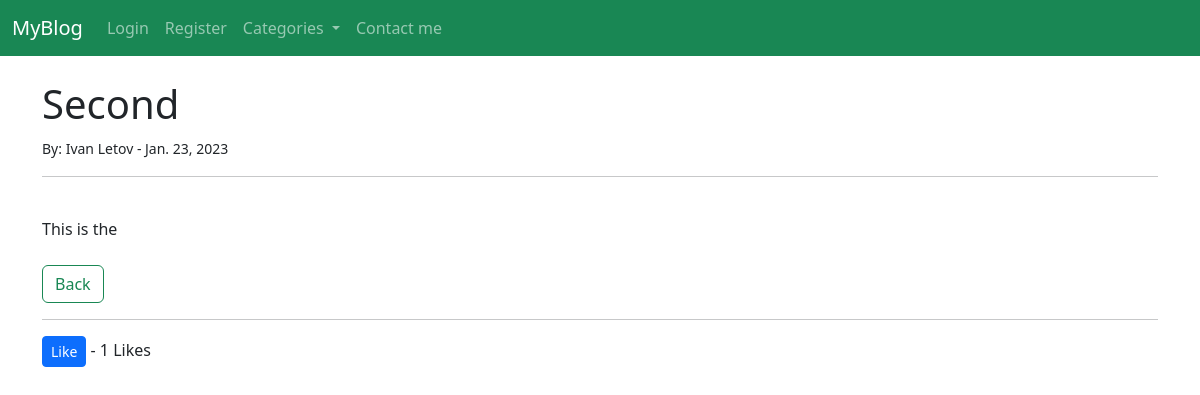
The app's page /article/2 with its own data.
### myblog/models.py (models this page shows, shortened)
class Post(models.Model):
	title = models.CharField(max_length=255)
	title_tag = models.CharField(max_length=255, default="My Blog")
	author = models.ForeignKey(User, on_delete=models.CASCADE)
	body = models.TextField()
	post_date = models.DateField(auto_now_add=True)
	category = models.CharField(max_length=255, default="random")
	likes = models.ManyToManyField(User, related_name='blog_posts') # related_name is like the ForeignKey
	def total_likes(self):
		return self.likes.count()

### myblog/views.py (the view)
# urls.py: path('article/<int:pk>', ArticleDetailView.as_view(), name="article-detail"),
class ArticleDetailView(DetailView):
	model = Post
	template_name = 'article_details.html'
	def get_context_data(self, *args, **kwargs):
		cat_menu = Category.objects.all()
		context = super(ArticleDetailView, self).get_context_data(*args, **kwargs)
		context['cat_menu'] = cat_menu
		likes_from_db = get_object_or_404(Post, id=self.kwargs['pk'])
		total_likes = likes_from_db.total_likes() # total_likes() comming from models.py/total_likes()
		context['total_likes'] = total_likes
		return context

### myblog/models.py (called while the page is built)
	def __str__(self):
		return self.name

### myblog/templates/article_details.html (shortened to what this page needs)
{% extends 'base.html' %}
{% block content %}
<h1>{{ post.title }}</h1>
<small>By: 	{{ post.author.first_name }}
			{{ post.author.last_name }} -
			{{ post.post_date }}
</small><br>
<hr><br>
{{ post.body|safe }}
<br><br>
<a href="{% url 'home' %}" class="btn btn-outline-success">Back</a>
<hr>
<form action="{% url 'like_post' post.pk %}" method="POST">
	<button type="submit", name="post_liked", value="{{ post.id }}", class="btn btn-primary btn-sm">
		Like
	</button> - {{ total_likes }} Likes
</form>
{% endblock %}

### records on screen
Post: title "Second", author.first_name "Ivan", author.last_name "Letov", post_date "Jan. 23, 2023", body "This is the"

### other values on screen
{{ total_likes }} "1"
